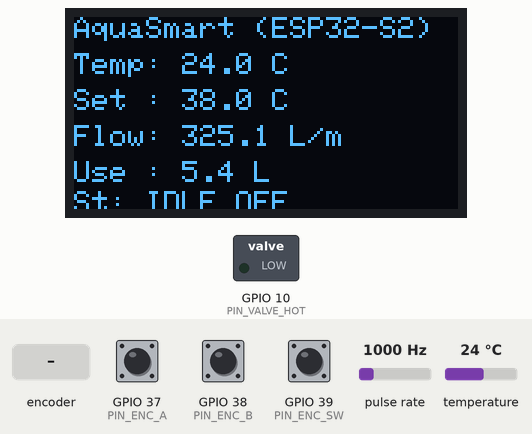
Recording of a sketch running on a simulated ESP32. On the bench: 128×64 one-colour display, switched loads named in the sketch (green lamp = pin HIGH). Wiring (inferred from the names in the program): pulse sensor: data GPIO 25. The inputs (shaded band) are chosen by the test bench; at power-on: GPIO 39 (PIN_ENC_SW) HIGH, pulse rate 1000 Hz, temperature 24 °C, GPIO 37 (PIN_ENC_A) HIGH, GPIO 38 (PIN_ENC_B) HIGH. WiFi joins after 1.5 s; servers stay silent unless stated; pins used as bus, display or sensor lines are not drawn.

Above: at 3.0 s.
3.1 s: GPIO 39 (PIN_ENC_SW) pulled LOW for 3.2 s
At 7.5 s:
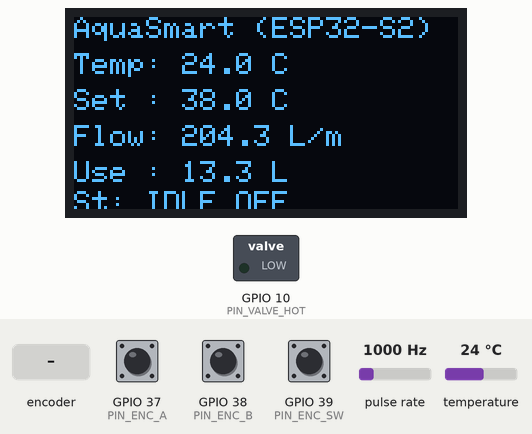
7.8 s: GPIO 39 (PIN_ENC_SW) pulled LOW for 0.15 s
At 8.4 s:
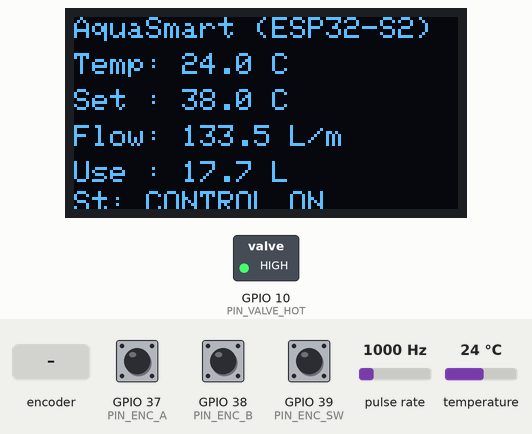
13.6 s: pulse rate (sensor on GPIO 25) set to 100 Hz
At 15.4 s:
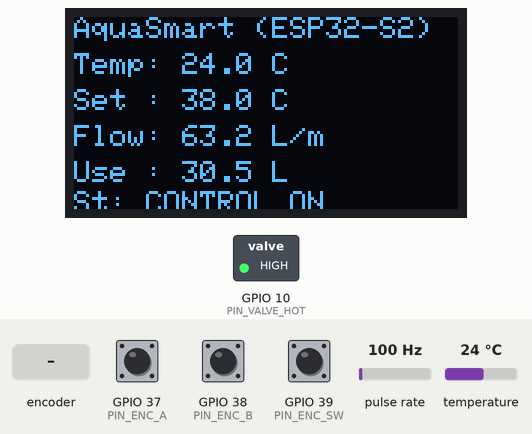
18.0 s: temperature set to 41 °C
At 20.5 s:
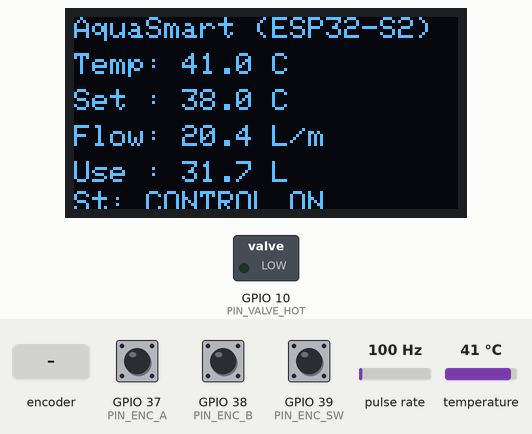
23.7 s: rotary encoder on GPIO 37 (PIN_ENC_A) / GPIO 38 (PIN_ENC_B) turned 3 steps (first pin leading)
At 25.7 s:
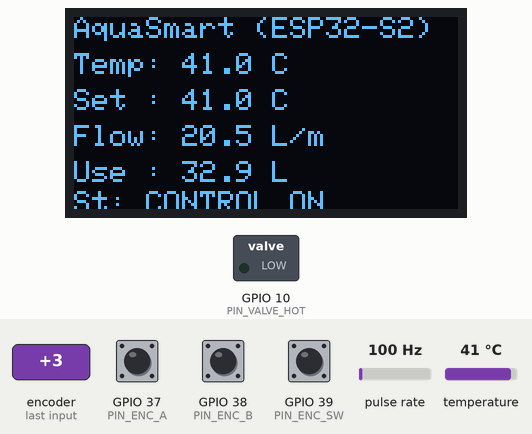
25.8 s: pulse rate (sensor on GPIO 25) set to 1250 Hz
At 28.1 s:
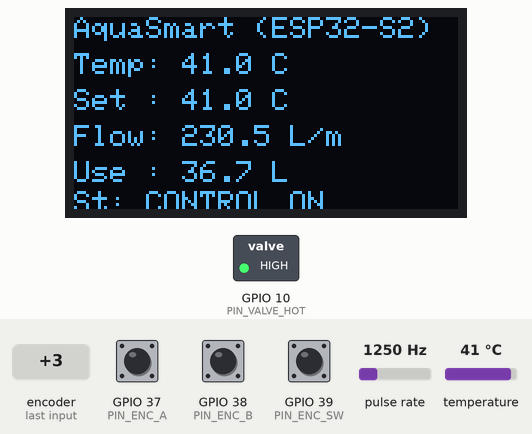
Timing chart, 0 to 29.6 s (numbered marks = the images above; inputs shaded):
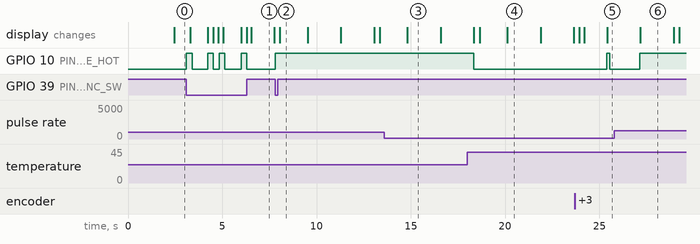

The sketch:

AquaSmart_Controller.ino
```cpp
/*
  AquaSmart - Smart Water Temperature Control (Demo-Ready Firmware)
  Board: ESP32-S2
  IDE: Arduino IDE

  Features:
  - DS18B20 temperature feedback (1-Wire)
  - YF-S201 flow pulses -> L/min + total liters
  - OLED (SSD1306 I2C) UI + Rotary Encoder setpoint
  - Time-proportional valve driving (mechanic-friendly)
  - PI + flow feed-forward control (competition-grade)
  - WiFi HTTP API for mobile app integration (demo endpoints)

  Notes:
  - If you will NOT test on hardware now, you can still keep this code in GitHub.
  - Pin mapping is centralized below.
*/

#include <WiFi.h>
#include <WebServer.h>

#include <Wire.h>
#include <Adafruit_GFX.h>
#include <Adafruit_SSD1306.h>

#include <OneWire.h>
#include <DallasTemperature.h>

// =====================
// 0) BUILD MODE
// =====================
// DEMO_MODE=1: Simulated sensors (useful if you won't test physically)
// DEMO_MODE=0: Real DS18B20 + YF-S201 readings
#define DEMO_MODE 0

// =====================
// 1) PIN MAP (EDIT HERE ONLY)
// =====================
// Valves (MOSFET gates)
static const int PIN_VALVE_HOT  = 10;
static const int PIN_VALVE_COLD = 12;

// DS18B20 (1-Wire)
static const int PIN_DS18B20 = 9;

// Flow sensor (YF-S201 pulse)
static const int PIN_FLOW = 25;

// OLED I2C pins
static const int PIN_I2C_SDA = 13;
static const int PIN_I2C_SCL = 14;
static const uint8_t OLED_ADDR = 0x3C;

// Rotary encoder
static const int PIN_ENC_A  = 37;  // A/CLK
static const int PIN_ENC_B  = 38;  // B/DT
static const int PIN_ENC_SW = 39;  // push button

// =====================
// 2) WIFI (Demo Integration Layer)
// =====================
const char* WIFI_SSID = "YOUR_WIFI_SSID";
const char* WIFI_PASS = "YOUR_WIFI_PASS";
WebServer server(80);

// =====================
// 3) OLED
// =====================
#define SCREEN_WIDTH 128
#define SCREEN_HEIGHT 64
Adafruit_SSD1306 display(SCREEN_WIDTH, SCREEN_HEIGHT, &Wire, -1);

// =====================
// 4) Temperature (DS18B20)
// =====================
OneWire oneWire(PIN_DS18B20);
DallasTemperature tempSensors(&oneWire);

// =====================
// 5) Flow (YF-S201)
// =====================
// Common approximation: Flow(L/min) = frequency(Hz) / 7.5
// This constant may vary between sensor batches.
static const float FLOW_K_HZ_PER_LMIN = 7.5f;

// Pulses per liter is also sometimes used (e.g., ~450 pulses/L), but varies.
// We'll compute L/min from freq and integrate liters from L/min.
volatile uint32_t g_flowPulses = 0;

void IRAM_ATTR flowISR() {
  g_flowPulses++;
}

// =====================
// 6) Control + State Machine
// =====================
enum SystemState { IDLE, CONTROL, OVERHEAT, SENSOR_ERROR };
SystemState g_state = IDLE;

bool g_showerEnabled = false;   // controlled by encoder push OR API
float g_T_set = 38.0f;          // target temp
float g_T_meas = NAN;           // measured temp
float g_flow_Lmin = 0.0f;       // measured flow
float g_totalLiters = 0.0f;     // integrated liters (for UI + API)
float g_estimatedCost = 0.0f;   // optional demo cost

// Cost model (demo)
static const float COST_PER_LITER = 0.025f;

// Safety thresholds
static const float T_OVERHEAT_C = 50.0f;
static const float MIN_FLOW_TO_CONTROL_LMIN = 0.2f;

// PI + Feed-forward gains (starting values; tune later)
float Kp = 15.0f;
float Ki = 0.5f;
float Kf = 2.0f;

// Integrator (anti-windup)
float integral = 0.0f;

// Time-proportional window (ms)
static const uint32_t WINDOW_MS = 1000;
uint32_t windowStartMs = 0;

// Encoder handling
int lastEncA = HIGH;
uint32_t lastBtnMs = 0;

// =====================
// 7) Helpers
// =====================
static inline float clampf(float x, float lo, float hi) {
  if (x < lo) return lo;
  if (x > hi) return hi;
  return x;
}

void valvesWrite(bool hotOn, bool coldOn) {
  digitalWrite(PIN_VALVE_HOT,  hotOn  ? HIGH : LOW);
  digitalWrite(PIN_VALVE_COLD, coldOn ? HIGH : LOW);
}

const char* stateToStr(SystemState s) {
  switch (s) {
    case IDLE: return "IDLE";
    case CONTROL: return "CONTROL";
    case OVERHEAT: return "OVERHEAT";
    case SENSOR_ERROR: return "SENSOR_ERROR";
    default: return "UNKNOWN";
  }
}

// =====================
// 8) UI: OLED + Encoder
// =====================
void oledDraw() {
  display.clearDisplay();
  display.setTextSize(1);
  display.setTextColor(SSD1306_WHITE);

  display.setCursor(0, 0);
  display.print("AquaSmart (ESP32-S2)");

  display.setCursor(0, 12);
  display.print("Temp: ");
  if (isnan(g_T_meas)) display.print("--.-");
  else display.print(g_T_meas, 1);
  display.print(" C");

  display.setCursor(0, 24);
  display.print("Set : ");
  display.print(g_T_set, 1);
  display.print(" C");

  display.setCursor(0, 36);
  display.print("Flow: ");
  display.print(g_flow_Lmin, 1);
  display.print(" L/m");

  display.setCursor(0, 48);
  display.print("Use : ");
  display.print(g_totalLiters, 1);
  display.print(" L");

  display.setCursor(0, 58);
  display.print("St: ");
  display.print(stateToStr(g_state));
  display.print(g_showerEnabled ? " ON" : " OFF");

  display.display();
}

void encoderPoll() {
  int a = digitalRead(PIN_ENC_A);
  int b = digitalRead(PIN_ENC_B);

  // Detect edge on A
  if (a != lastEncA) {
    // Direction depends on wiring; if reversed, swap +/-
    if (b != a) g_T_set += 0.5f;
    else        g_T_set -= 0.5f;

    g_T_set = clampf(g_T_set, 30.0f, 45.0f);
  }
  lastEncA = a;

  // Push toggles shower enabled
  int sw = digitalRead(PIN_ENC_SW);
  if (sw == LOW && (millis() - lastBtnMs) > 300) {
    g_showerEnabled = !g_showerEnabled;
    lastBtnMs = millis();
  }
}

// =====================
// 9) Sensors
// =====================
void readTemperatureReal() {
  tempSensors.requestTemperatures();
  float t = tempSensors.getTempCByIndex(0);

  // Dallas returns -127 on disconnect; also guard unrealistic values
  if (t < -50.0f || t > 125.0f) {
    g_T_meas = NAN;
  } else {
    g_T_meas = t;
  }
}

void readTemperatureDemo() {
  // Demo: converge toward setpoint slowly
  static float t = 36.0f;
  float err = g_T_set - t;
  t += err * 0.05f; // slow convergence
  g_T_meas = t;
}

void computeFlowRealAndIntegrate() {
  static uint32_t lastMs = 0;
  static uint32_t lastPulses = 0;

  uint32_t now = millis();
  if (now - lastMs < 1000) return;

  uint32_t p;
  noInterrupts();
  p = g_flowPulses;
  interrupts();

  uint32_t delta = p - lastPulses;
  lastPulses = p;
  lastMs = now;

  float freq = (float)delta; // pulses per second (since 1s window)
  g_flow_Lmin = freq / FLOW_K_HZ_PER_LMIN;
  if (g_flow_Lmin < 0) g_flow_Lmin = 0;

  // Integrate liters over this 1 second interval:
  // L/min -> L/sec = /60. Add 1 second worth.
  float litersThisSecond = g_flow_Lmin / 60.0f;
  g_totalLiters += litersThisSecond;
  g_estimatedCost += litersThisSecond * COST_PER_LITER;
}

void computeFlowDemoAndIntegrate() {
  // Demo: fixed-ish flow when enabled
  float target = g_showerEnabled ? 9.0f : 0.0f; // L/min
  g_flow_Lmin += (target - g_flow_Lmin) * 0.2f;

  static uint32_t lastMs = 0;
  uint32_t now = millis();
  if (now - lastMs < 1000) return;
  lastMs = now;

  float litersThisSecond = g_flow_Lmin / 60.0f;
  g_totalLiters += litersThisSecond;
  g_estimatedCost += litersThisSecond * COST_PER_LITER;
}

// =====================
// 10) Control (PI + feed-forward + time-proportional)
// =====================
void controlStep() {
  // Default safe behavior
  if (!g_showerEnabled) {
    g_state = IDLE;
    valvesWrite(false, false);
    integral = 0.0f;
    return;
  }

  // Sensor validity
  if (isnan(g_T_meas)) {
    g_state = SENSOR_ERROR;
    valvesWrite(false, false);
    return;
  }

  // Safety: overheat
  if (g_T_meas > T_OVERHEAT_C) {
    g_state = OVERHEAT;
    // Force cool open for demo safety; or close both if you prefer
    valvesWrite(false, true);
    return;
  }

  // If no flow, keep closed (prevents hunting)
  if (g_flow_Lmin < MIN_FLOW_TO_CONTROL_LMIN) {
    g_state = IDLE;
    valvesWrite(false, false);
    integral = 0.0f;
    return;
  }

  g_state = CONTROL;

  // PI + flow feed-forward
  float err = g_T_set - g_T_meas;
  integral += err * (WINDOW_MS / 1000.0f);
  integral = clampf(integral, -50.0f, 50.0f);

  float u = (Kp * err) + (Ki * integral) + (Kf * g_flow_Lmin);

  // Map to hot duty [0..100]
  float dutyHot = clampf(u, 0.0f, 100.0f);
  float dutyCold = 100.0f - dutyHot;

  // Time-proportional window
  uint32_t now = millis();
  if (now - windowStartMs >= WINDOW_MS) windowStartMs = now;
  uint32_t t = now - windowStartMs;

  uint32_t hotOnMs  = (uint32_t)(WINDOW_MS * (dutyHot / 100.0f));
  uint32_t coldOnMs = (uint32_t)(WINDOW_MS * (dutyCold / 100.0f));

  bool hotOn  = (t < hotOnMs);
  bool coldOn = (t < coldOnMs);

  // Optional: prevent both on at the same time
  // If you want strictly one valve at a time, uncomment:
  /*
  if (hotOn && coldOn) {
    // prioritize the larger duty
    if (dutyHot >= dutyCold) coldOn = false;
    else hotOn = false;
  }
  */

  valvesWrite(hotOn, coldOn);
}

// =====================
// 11) HTTP API (for "remote/app control" demo)
// =====================
// Endpoints:
// GET  /status
// POST /set_temp?value=38.5
// POST /shower?on=0/1
// POST /reset_usage
// POST /set_gains?kp=15&ki=0.5&kf=2
void apiStatus() {
  String json = "{";
  json += "\"temp\":" + String(isnan(g_T_meas) ? -1.0f : g_T_meas, 2) + ",";
  json += "\"set\":" + String(g_T_set, 2) + ",";
  json += "\"flow_lmin\":" + String(g_flow_Lmin, 2) + ",";
  json += "\"total_liters\":" + String(g_totalLiters, 2) + ",";
  json += "\"estimated_cost\":" + String(g_estimatedCost, 2) + ",";
  json += "\"shower\":" + String(g_showerEnabled ? 1 : 0) + ",";
  json += "\"state\":\"" + String(stateToStr(g_state)) + "\"";
  json += "}";
  server.send(200, "application/json", json);
}

void apiSetTemp() {
  if (!server.hasArg("value")) {
    server.send(400, "text/plain", "Missing value");
    return;
  }
  float v = server.arg("value").toFloat();
  if (v < 30.0f || v > 45.0f) {
    server.send(400, "text/plain", "value out of range (30-45)");
    return;
  }
  g_T_set = v;
  server.send(200, "text/plain", "OK");
}

void apiShower() {
  if (!server.hasArg("on")) {
    server.send(400, "text/plain", "Missing on=0/1");
    return;
  }
  int on = server.arg("on").toInt();
  g_showerEnabled = (on == 1);
  server.send(200, "text/plain", "OK");
}

void apiResetUsage() {
  g_totalLiters = 0.0f;
  g_estimatedCost = 0.0f;
  server.send(200, "text/plain", "OK");
}

void apiSetGains() {
  if (server.hasArg("kp")) Kp = server.arg("kp").toFloat();
  if (server.hasArg("ki")) Ki = server.arg("ki").toFloat();
  if (server.hasArg("kf")) Kf = server.arg("kf").toFloat();
  server.send(200, "text/plain", "OK");
}

// =====================
// 12) WiFi Setup
// =====================
void wifiStart() {
  WiFi.mode(WIFI_STA);
  WiFi.begin(WIFI_SSID, WIFI_PASS);

  uint32_t start = millis();
  while (WiFi.status() != WL_CONNECTED && (millis() - start) < 8000) {
    delay(200);
  }

  // Even if WiFi fails, local UI/control still works.
  if (WiFi.status() == WL_CONNECTED) {
    server.on("/status", HTTP_GET, apiStatus);
    server.on("/set_temp", HTTP_POST, apiSetTemp);
    server.on("/shower", HTTP_POST, apiShower);
    server.on("/reset_usage", HTTP_POST, apiResetUsage);
    server.on("/set_gains", HTTP_POST, apiSetGains);
    server.begin();
  }
}

// =====================
// 13) Arduino Setup/Loop
// =====================
void setup() {
  // GPIO
  pinMode(PIN_VALVE_HOT, OUTPUT);
  pinMode(PIN_VALVE_COLD, OUTPUT);
  valvesWrite(false, false);

  pinMode(PIN_ENC_A, INPUT);
  pinMode(PIN_ENC_B, INPUT);
  pinMode(PIN_ENC_SW, INPUT);

  pinMode(PIN_FLOW, INPUT);
#if DEMO_MODE == 0
  attachInterrupt(digitalPinToInterrupt(PIN_FLOW), flowISR, RISING);
#endif

  // I2C OLED
  Wire.begin(PIN_I2C_SDA, PIN_I2C_SCL);
  display.begin(SSD1306_SWITCHCAPVCC, OLED_ADDR);
  display.clearDisplay();
  display.display();

  // Temp sensor
  tempSensors.begin();

  // WiFi API
  wifiStart();

  windowStartMs = millis();
}

void loop() {
  // Local UI
  encoderPoll();

  // Sensors
#if DEMO_MODE == 1
  readTemperatureDemo();
  computeFlowDemoAndIntegrate();
#else
  static uint32_t lastTempMs = 0;
  if (millis() - lastTempMs > 1000) {
    readTemperatureReal();
    lastTempMs = millis();
  }
  computeFlowRealAndIntegrate();
#endif

  // Control
  controlStep();

  // HTTP server
  if (WiFi.status() == WL_CONNECTED) {
    server.handleClient();
  }

  // OLED refresh
  static uint32_t lastOledMs = 0;
  if (millis() - lastOledMs > 250) {
    oledDraw();
    lastOledMs = millis();
  }
}
```

Measured:
- after the input at 3.1 s, GPIO 10 (PIN_VALVE_HOT): LOW → HIGH at once, → LOW 0.30 s later, → HIGH 0.83 s later, → LOW 0.30 s later, … (8 changes in this stretch); the display: first changes after 0.20 s (image 1 shows a later state)
- after the input at 7.8 s, GPIO 10 (PIN_VALVE_HOT): LOW → HIGH at once; the display: changes after 0.24 s (image 2)
- after the input at 18.0 s, GPIO 10 (PIN_VALVE_HOT): HIGH → LOW after 0.33 s
- after the input at 23.7 s, GPIO 10 (PIN_VALVE_HOT): LOW → HIGH after 1.7 s, → LOW 0.16 s later
- after the input at 25.8 s, GPIO 10 (PIN_VALVE_HOT): goes on until 27.2 s, then stays HIGH
- what the display in image 1 shows lasts 1.3 s, from 6.5 s to 7.8 s
- what the display in image 2 shows lasts 1.5 s, from 8.0 s to 9.5 s
